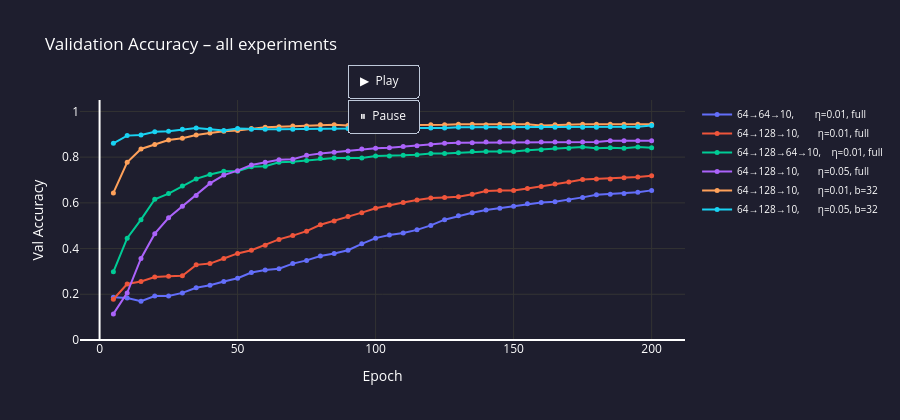

Source (notebook cell):
### Code cell
from Code.Visualization.network_visualization import show_architecture

# ── Compare training-progress curves for every experiment in one chart ─
# (inline version – does not open a new browser tab per experiment)
fig_all = go.Figure()
colors  = ['#636EFA','#EF553B','#00CC96','#AB63FA','#FFA15A','#19D3F3']

for i, exp in enumerate(results):
    t  = exp['trainer']
    xs = [j * 5 for j in range(1, len(t.val_acc_history) + 1)]
    c  = colors[i % len(colors)]

    # Animate using frames: each frame adds one more data point
    fig_all.add_trace(go.Scatter(
        x=xs, y=t.val_acc_history,
        mode='lines+markers',
        name=exp['name'],
        line=dict(color=c, width=2),
        marker=dict(size=5),
        hovertemplate='Epoch %{x}<br>Val Acc: %{y:.4f}<extra></extra>',
    ))

fig_all.update_layout(
    title='Validation Accuracy – all experiments',
    xaxis_title='Epoch',
    yaxis_title='Val Accuracy',
    yaxis=dict(range=[0, 1.05], gridcolor='#333'),
    xaxis=dict(gridcolor='#333'),
    plot_bgcolor='#1e1e2e',
    paper_bgcolor='#1e1e2e',
    font=dict(color='white'),
    height=420,
    legend=dict(font=dict(size=10)),
    updatemenus=[dict(
        type='buttons',
        showactive=False,
        y=1.15, x=0.5, xanchor='center',
        buttons=[
            dict(
                label='▶  Play',
                method='animate',
                args=[None, dict(frame=dict(duration=80, redraw=True), fromcurrent=True)],
            ),
            dict(
                label='⏸  Pause',
                method='animate',
                args=[[None], dict(frame=dict(duration=0), mode='immediate')],
            ),
        ],
    )],
)

# Build animation frames – each frame reveals one more epoch point
max_points = max(len(e['trainer'].val_acc_history) for e in results)
frames = []
for frame_idx in range(1, max_points + 1):
    frame_traces = []
    for i, exp in enumerate(results):
        t  = exp['trainer']
        xs = [j * 5 for j in range(1, len(t.val_acc_history) + 1)]
        visible_x = xs[:frame_idx]
        visible_y = t.val_acc_history[:frame_idx]
        frame_traces.append(go.Scatter(x=visible_x, y=visible_y))
    frames.append(go.Frame(data=frame_traces, name=str(frame_idx)))

fig_all.frames = frames
fig_all.show()

### Figure 1 — Plotly figure (JSON) as saved in the notebook; plotly's stock layout.template omitted (floating-point values rounded to 4 significant figures)
{"data": [{"hovertemplate": "Epoch %{x}<br>Val Acc: %{y:.4f}<extra></extra>", "line": {"color": "#636EFA", "width": 2}, "marker": {"size": 5}, "mode": "lines+markers", "name": "64→64→10,        η=0.01, full", "type": "scatter", "x": [5, 10, 15, 20, 25, 30, 35, 40, 45, 50, 55, 60, 65, 70, 75, 80, 85, 90, 95, 100, 105, 110, 115, 120, 125, 130, 135, 140, 145, 150, 155, 160, 165, 170, 175, 180, 185, 190, 195, 200], "y": [0.1866, 0.1838, 0.1699, 0.1922, 0.1922, 0.2061, 0.2284, 0.2396, 0.2563, 0.2702, 0.2953, 0.3064, 0.312, 0.3343, 0.3482, 0.3677, 0.3788, 0.3928, 0.4206, 0.4457, 0.4596, 0.468, 0.4819, 0.5014, 0.5265, 0.5432, 0.5571, 0.5683, 0.5766, 0.585, 0.5961, 0.6017, 0.6045, 0.6128, 0.624, 0.6351, 0.6379, 0.6407, 0.6462, 0.6546]}, {"hovertemplate": "Epoch %{x}<br>Val Acc: %{y:.4f}<extra></extra>", "line": {"color": "#EF553B", "width": 2}, "marker": {"size": 5}, "mode": "lines+markers", "name": "64→128→10,       η=0.01, full", "type": "scatter", "x": [5, 10, 15, 20, 25, 30, 35, 40, 45, 50, 55, 60, 65, 70, 75, 80, 85, 90, 95, 100, 105, 110, 115, 120, 125, 130, 135, 140, 145, 150, 155, 160, 165, 170, 175, 180, 185, 190, 195, 200], "y": [0.1783, 0.2451, 0.2563, 0.2758, 0.2786, 0.2813, 0.3287, 0.3343, 0.3565, 0.3788, 0.3928, 0.415, 0.4401, 0.4568, 0.4763, 0.5042, 0.5209, 0.5404, 0.5571, 0.5766, 0.5905, 0.6017, 0.6128, 0.6212, 0.624, 0.6267, 0.6379, 0.6518, 0.6546, 0.6546, 0.663, 0.6713, 0.6825, 0.6908, 0.7019, 0.7047, 0.7047, 0.7103, 0.7131, 0.7187]}, {"hovertemplate": "Epoch %{x}<br>Val Acc: %{y:.4f}<extra></extra>", "line": {"color": "#00CC96", "width": 2}, "marker": {"size": 5}, "mode": "lines+markers", "name": "64→128→64→10,    η=0.01, full", "type": "scatter", "x": [5, 10, 15, 20, 25, 30, 35, 40, 45, 50, 55, 60, 65, 70, 75, 80, 85, 90, 95, 100, 105, 110, 115, 120, 125, 130, 135, 140, 145, 150, 155, 160, 165, 170, 175, 180, 185, 190, 195, 200], "y": [0.298, 0.4457, 0.5265, 0.6156, 0.6407, 0.6741, 0.7047, 0.7242, 0.7382, 0.7382, 0.7577, 0.7604, 0.7772, 0.7799, 0.7855, 0.7939, 0.7967, 0.7967, 0.7967, 0.805, 0.805, 0.8078, 0.8106, 0.8162, 0.8162, 0.8189, 0.8245, 0.8245, 0.8245, 0.8245, 0.8301, 0.8329, 0.8384, 0.8384, 0.844, 0.8384, 0.8412, 0.8384, 0.844, 0.8412]}, {"hovertemplate": "Epoch %{x}<br>Val Acc: %{y:.4f}<extra></extra>", "line": {"color": "#AB63FA", "width": 2}, "marker": {"size": 5}, "mode": "lines+markers", "name": "64→128→10,       η=0.05, full", "type": "scatter", "x": [5, 10, 15, 20, 25, 30, 35, 40, 45, 50, 55, 60, 65, 70, 75, 80, 85, 90, 95, 100, 105, 110, 115, 120, 125, 130, 135, 140, 145, 150, 155, 160, 165, 170, 175, 180, 185, 190, 195, 200], "y": [0.1142, 0.2061, 0.3565, 0.4652, 0.5348, 0.585, 0.6323, 0.6852, 0.7215, 0.7409, 0.766, 0.7772, 0.7883, 0.7911, 0.8078, 0.8162, 0.8217, 0.8273, 0.8357, 0.8384, 0.8412, 0.8468, 0.8496, 0.8551, 0.8607, 0.8635, 0.8635, 0.8663, 0.8663, 0.8663, 0.8663, 0.8663, 0.8663, 0.8663, 0.8663, 0.8663, 0.8719, 0.8719, 0.8719, 0.8719]}, {"hovertemplate": "Epoch %{x}<br>Val Acc: %{y:.4f}<extra></extra>", "line": {"color": "#FFA15A", "width": 2}, "marker": {"size": 5}, "mode": "lines+markers", "name": "64→128→10,       η=0.01, b=32", "type": "scatter", "x": [5, 10, 15, 20, 25, 30, 35, 40, 45, 50, 55, 60, 65, 70, 75, 80, 85, 90, 95, 100, 105, 110, 115, 120, 125, 130, 135, 140, 145, 150, 155, 160, 165, 170, 175, 180, 185, 190, 195, 200], "y": [0.6434, 0.7772, 0.8357, 0.8551, 0.8747, 0.883, 0.8969, 0.9053, 0.9136, 0.9164, 0.9248, 0.9304, 0.9332, 0.9359, 0.9359, 0.9415, 0.9415, 0.9387, 0.9387, 0.9387, 0.9387, 0.9387, 0.9415, 0.9415, 0.9415, 0.9443, 0.9443, 0.9415, 0.9443, 0.9443, 0.9443, 0.9387, 0.9415, 0.9443, 0.9443, 0.9443, 0.9443, 0.9443, 0.9443, 0.9443]}, {"hovertemplate": "Epoch %{x}<br>Val Acc: %{y:.4f}<extra></extra>", "line": {"color": "#19D3F3", "width": 2}, "marker": {"size": 5}, "mode": "lines+markers", "name": "64→128→10,       η=0.05, b=32", "type": "scatter", "x": [5, 10, 15, 20, 25, 30, 35, 40, 45, 50, 55, 60, 65, 70, 75, 80, 85, 90, 95, 100, 105, 110, 115, 120, 125, 130, 135, 140, 145, 150, 155, 160, 165, 170, 175, 180, 185, 190, 195, 200], "y": [0.8607, 0.8942, 0.8969, 0.9109, 0.9136, 0.922, 0.9276, 0.922, 0.9164, 0.9248, 0.922, 0.922, 0.922, 0.922, 0.9248, 0.922, 0.9248, 0.9248, 0.9276, 0.9276, 0.9276, 0.9248, 0.9276, 0.9276, 0.9276, 0.9304, 0.9304, 0.9304, 0.9304, 0.9304, 0.9304, 0.9304, 0.9304, 0.9304, 0.9304, 0.9304, 0.9332, 0.9332, 0.9332, 0.9387]}], "layout": {"font": {"color": "white"}, "height": 420, "legend": {"font": {"size": 10}}, "paper_bgcolor": "#1e1e2e", "plot_bgcolor": "#1e1e2e", "title": {"text": "Validation Accuracy – all experiments"}, "updatemenus": [{"buttons": [{"args": [null, {"frame": {"duration": 80, "redraw": true}, "fromcurrent": true}], "label": "▶  Play", "method": "animate"}, {"args": [[null], {"frame": {"duration": 0}, "mode": "immediate"}], "label": "⏸  Pause", "method": "animate"}], "showactive": false, "type": "buttons", "x": 0.5, "xanchor": "center", "y": 1.15}], "xaxis": {"gridcolor": "#333", "title": {"text": "Epoch"}}, "yaxis": {"gridcolor": "#333", "range": [0, 1.05], "title": {"text": "Val Accuracy"}}}}
